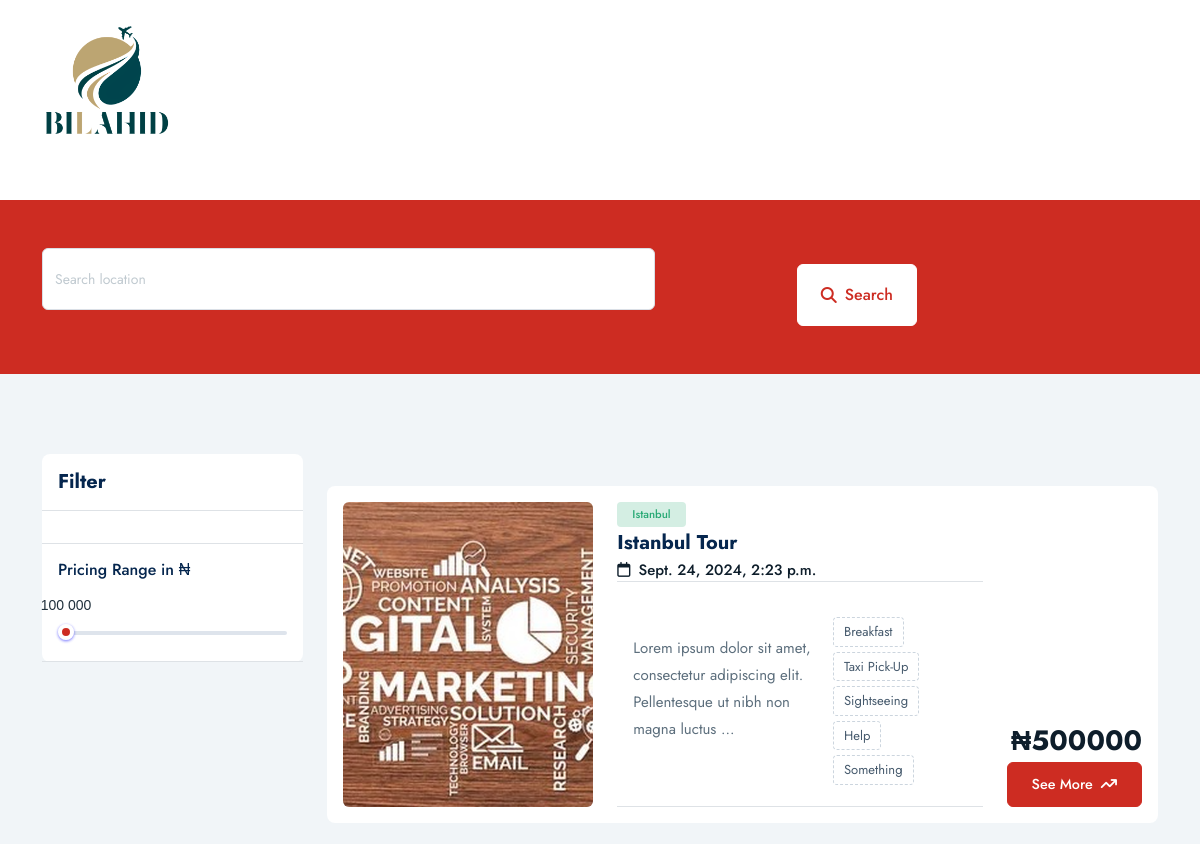
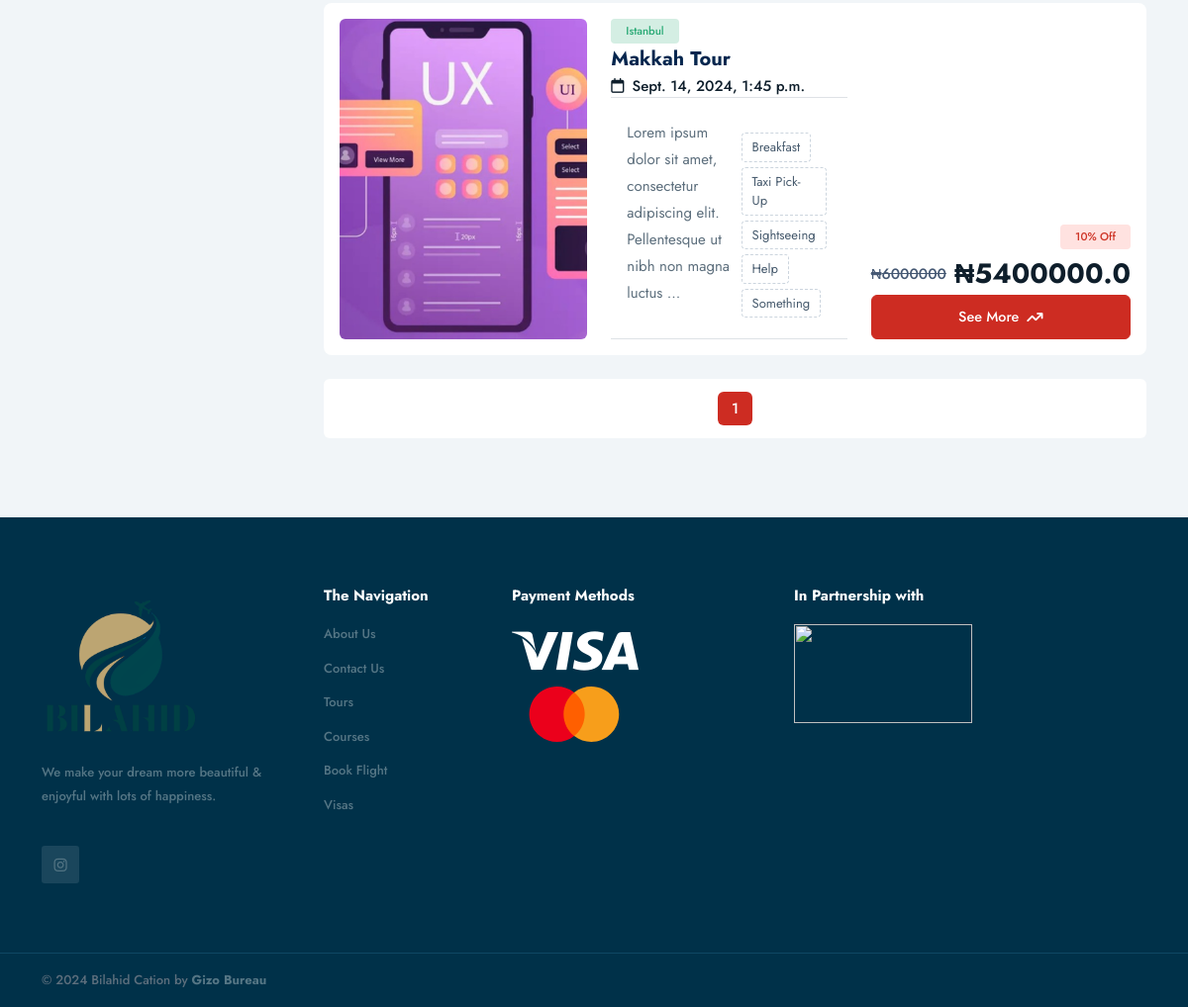
Page /tours on the committed database (2 pictures, top to bottom).
### travel/models.py (models this page shows, shortened)
class Tour(models.Model):
    slug = models.SlugField(max_length=150, blank=True, null=True)
    name = models.CharField( max_length=150)
    location = models.CharField( max_length=50)
    group = models.IntegerField()
    days = models.IntegerField()
    nights = models.IntegerField()
    price = models.IntegerField()
    discount = models.IntegerField(help_text="in %", blank=True, null=True)
    overview = models.TextField()
    date_depart = models.DateTimeField(auto_now=False, auto_now_add=False)
    date_return = models.DateTimeField(auto_now=False, auto_now_add=False)
    tour_highlight_1 = models.CharField( max_length=200)
    tour_highlight_2 = models.CharField( max_length=200)
    tour_highlight_3 = models.CharField( max_length=200)
    tour_highlight_4 = models.CharField( max_length=200)
    tour_highlight_5 = models.CharField( max_length=200)
    tour_highlight_6 = models.CharField( max_length=200)
    image_1 = ResizedImageField(size=[600, 500], quality=100, crop=['middle', 'center'], upload_to='tours')
    image_2 = ResizedImageField(size=[600, 500], quality=100, crop=['middle', 'center'], upload_to='tours', blank=True, null=True)
    image_3 = ResizedImageField(size=[600, 500], quality=100, crop=['middle', 'center'], upload_to='tours', blank=True, null=True)
    image_4 = ResizedImageField(size=[600, 500], quality=100, crop=['middle', 'center'], upload_to='tours', blank=True, null=True)
    image_5 = ResizedImageField(size=[600, 500], quality=100, crop=['middle', 'center'], upload_to='tours', blank=True, null=True)
    image_6 = ResizedImageField(size=[600, 500], quality=100, crop=['middle', 'center'], upload_to='tours', blank=True, null=True)
    inclusion_1 = models.CharField(max_length=100)
    inclusion_2 = models.CharField(max_length=100)
    inclusion_3 = models.CharField(max_length=100)
    inclusion_4 = models.CharField(max_length=100)
    inclusion_5 = models.CharField(max_length=100)
    inclusion_6 = models.CharField(max_length=100)
    exclusion_1 = models.CharField(max_length=100, blank=True, null=True)
    exclusion_2 = models.CharField(max_length=100, blank=True, null=True)
    exclusion_3 = models.CharField(max_length=100, blank=True, null=True)
    exclusion_4 = models.CharField(max_length=100, blank=True, null=True)
    exclusion_5 = models.CharField(max_length=100, blank=True, null=True)
    exclusion_6 = models.CharField(max_length=100, blank=True, null=True)
    def discounted_price(self):
        discount = self.discount if self.discount is not None else 0
        return self.price - ((discount / 100) * self.price)

### travel/views.py (the view)
# urls.py: path('tours', views.tours, name="tours"),
def tours(request):
    p = Paginator(Tour.objects.all().order_by('-id'), 5)
    page = request.GET.get('page')
    tours = p.get_page(page)
    context = {'tours': tours}
    return render(request, "tours.html", context)

### templates/tours.html (shortened to what this page needs)
{% extends "base.html" %}
{% block content %}
		<div class="py-5 bg-primary position-relative" style="margin-top: 200px;">
			<div class="container" >
				<form method="post" action="{% url 'search' %}">
					<div class="row justify-content-center align-items-center">
						<div class="col-xl-12 col-lg-12 col-md-12 col-sm-12">
							<div class="search-wrap position-relative">
								<div class="row align-items-end gy-3 gx-md-3 gx-sm-2">
									<div class="col-xl-8 col-lg-7 col-md-12">
										<div class="row gy-3 gx-md-3 gx-sm-2">
											<div class="col-xl-10 col-lg-6 col-md-6 col-sm-6 position-relative">
												<div class="input-group mb-3">
													<input class="form-control" name="q" type="text" placeholder="Search location" aria-label="default input example">
												  </div>
											</div>
										</div>
									</div>
									<div class="col-xl-4 col-lg-5 col-md-12">
											<div class="col-xl-4 col-lg-4 col-md-4 col-sm-4">
												<div class="form-group mb-0">
													<button type="Submit" class="btn btn-whites text-primary full-width fw-medium"><i
															class="fa-solid fa-magnifying-glass me-2"></i>Search</button>
												</div>
											</div>
										</div>
									</div>
								</div>
							</div>
						</div>
					</div>
			</div>
		<section class="gray-simple">
			<div class="container">
				<div class="row justify-content-between gy-4 gx-xl-4 gx-lg-3 gx-md-3 gx-4">
					<div class="col-xl-3 col-lg-4 col-md-12">
						<div class="filter-searchBar bg-white rounded-3">
							<div class="filter-searchBar-head border-bottom">
								<div class="searchBar-headerBody d-flex align-items-start justify-content-between px-3 py-3">
									<div class="searchBar-headerfirst">
										<h6 class="fw-bold fs-5 m-0">Filter</h6>
									</div>
								</div>
							</div>
							<div class="filter-searchBar-body">
								<div class="searchBar-single px-3 py-3 border-bottom">
								</div>
<div class="searchBar-single px-3 py-3 border-bottom">
    <div class="searchBar-single-title d-flex mb-3">
        <h6 class="sidebar-subTitle fs-6 fw-medium m-0">Pricing Range in ₦</h6>
    </div>
    <div class="searchBar-single-wrap">
    </div>
</div>
							</div>
						</div>
					</div>
					<div class="col-xl-9 col-lg-8 col-md-12">
						<div class="row align-items-center g-4 mt-2">
							{% for tour in tours %}
							<div class="col-xl-12 col-lg-12 col-md-12">
								<div class="card list-layout-block rounded-3 p-3">
									<div class="row">
										<div class="col-xl-4 col-lg-3 col-md">
											<div class="cardImage__caps rounded-2 overflow-hidden h-100">
												<a href="{% url 'tour-detail' tour.slug %}"><img class="img-fluid h-100 object-fit" src=" {{tour.image_1.url}}" alt="image"></a>
											</div>
										</div>
										<div class="col-xl col-lg col-md">
											<div class="listLayout_midCaps mt-md-0 mt-3 mb-md-0 mb-3">
												<div class="d-flex align-items-center justify-content-start mb-1">
													<span class="label bg-light-success text-success">{{tour.location|title}}</span>
												</div>
												<a href="{% url 'tour-detail' tour.slug %}"><h4 class="fs-5 fw-bold mb-1">{{tour.name|title}}</h4></a>
												<div class="exlop-date"><span class="text-dark fw-medium"><i
														class="fa-regular fa-calendar me-2"></i>{{tour.date_depart}}</span></div>
											</div>
												<div
											class="single-card d-flex align-items-center justify-content-between px-3 py-3 border-top border-bottom">
												<p>{{tour.overview|truncatewords:14}}</p>
												<div class="detail ellipsis-container mt-3">
													<span class="ellipsis">{{tour.inclusion_1|title}}</span>
													<span class="ellipsis">{{tour.inclusion_2|title}}</span>
													<span class="ellipsis">{{tour.inclusion_3|title}}</span>
													<span class="ellipsis">{{tour.inclusion_4|title}}</span>
													<span class="ellipsis">{{tour.inclusion_5|title}}</span>
												</div>
											</div>
										</div>
										<div
											class="col-xl-auto col-lg-auto col-md-auto text-right text-md-left d-flex align-items-start align-items-md-end flex-column">
											<div class="position-relative mt-auto full-width">
												{% if tour.discount %}
												<div class="d-flex align-items-center justify-content-start justify-content-md-end mb-1">
													<span class="label bg-light-danger text-danger">{{tour.discount}}% Off</span>
												</div>
												<div class="d-flex align-items-center justify-content-start justify-content-md-end">
													<div class="text-muted-2 fw-medium text-decoration-line-through me-2">₦{{tour.price}}</div>
													<div class="text-dark fw-bold fs-3">₦{{tour.discounted_price}}</div>
												</div>
												{% else %}
												<div class="d-flex align-items-center justify-content-start justify-content-md-end">
													<div class="text-dark fw-bold fs-3">₦{{tour.price}}</div>
												</div>
												{% endif %}
												<div class="d-flex align-items-start align-items-md-end text-start text-md-end flex-column">
													<a href="{% url 'tour-detail' tour.slug %}" class="btn btn-md btn-primary full-width fw-medium px-lg-4">See More<i
															class="fa-solid fa-arrow-trend-up ms-2"></i></a>
												</div>
											</div>
										</div>
									</div>
								</div>
							</div>
							{% endfor %}
							<div class="col-xl-12 col-lg-12 col-12">
								<div class="pags card py-2 px-5">
									<nav aria-label="Page navigation example">
										<ul class="pagination m-0 p-0">
											{% for page in tours.paginator.page_range %}
											<li class="page-item active"><a class="page-link" href="?page={{ page }}">{{ page }}</a></li>
											{% endfor %}
										</ul>
									</nav>
								</div>
							</div>
						</div>
					</div>
				</div>
			</div>
		</section>
{% endblock content %}

### rows in the picture
Tour: image_1 (picture), location "Istanbul", name "Istanbul Tour", date_depart "Sept. 24, 2024, 2:23 p.m.", overview "Lorem ipsum dolor sit amet, consectetur adipiscing elit. Pellentesque ut nibh non magna luctus …", inclusion_1 "Breakfast", inclusion_2 "Taxi Pick-Up", inclusion_3 "Sightseeing", inclusion_4 "Help", inclusion_5 "Something", price "500000"
Tour: image_1 (picture), location "Istanbul", name "Makkah Tour", date_depart "Sept. 14, 2024, 1:45 p.m.", overview "Lorem ipsum dolor sit amet, consectetur adipiscing elit. Pellentesque ut nibh non magna luctus …", inclusion_1 "Breakfast", inclusion_2 "Taxi Pick-Up", inclusion_3 "Sightseeing", inclusion_4 "Help", inclusion_5 "Something", discount "10", price "6000000", discounted_price "5400000.0"

### other values in the picture
{{ page }} "1"
